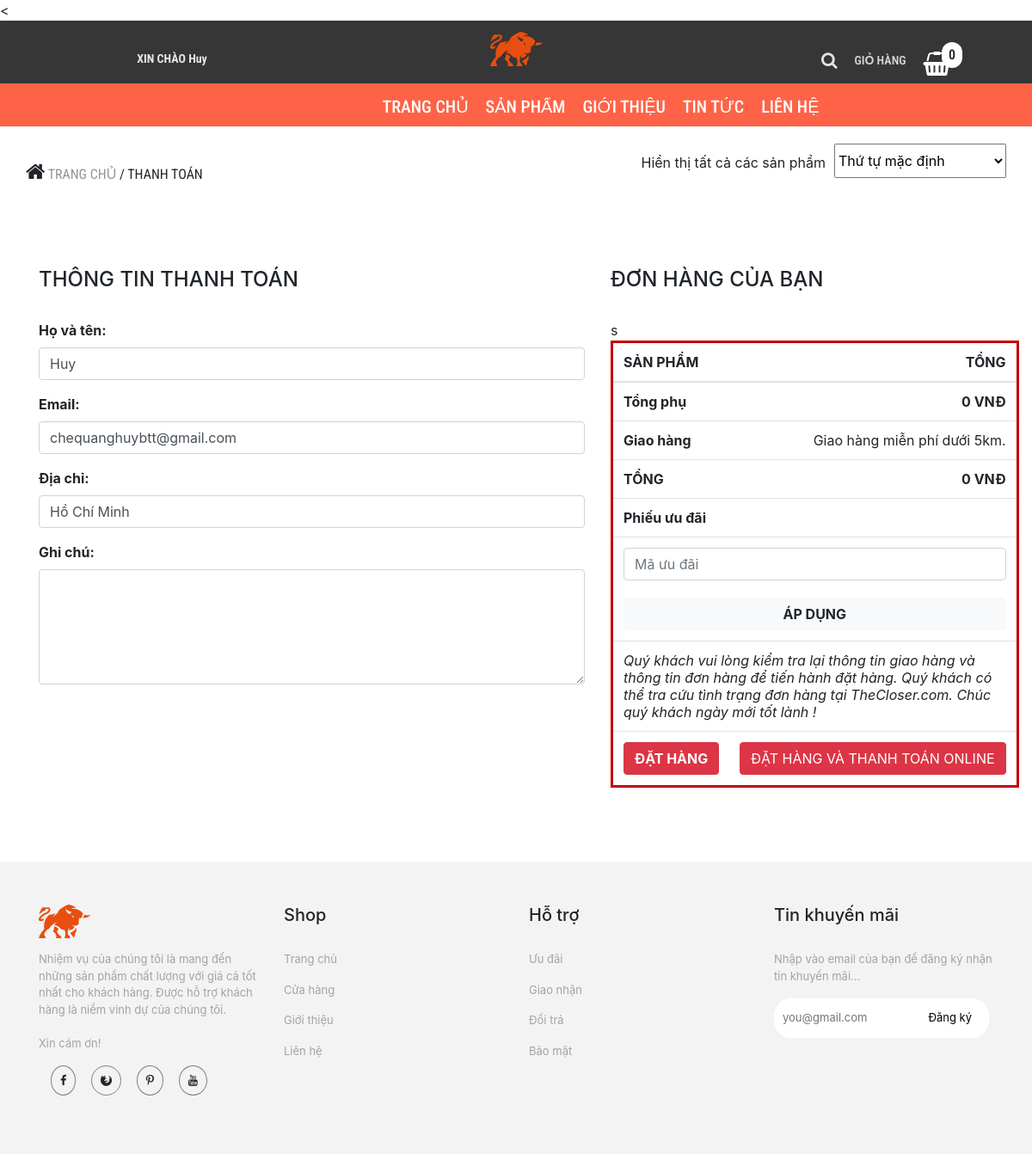
Screenshot of /trang-chinh/thanh-toan-gio-hang.php (signed in) with the database file from the repository.
### tables this page shows
CREATE TABLE `khach_hang` (
  `ma_kh` varchar(50) NOT NULL,
  `ho_ten` varchar(50) NOT NULL,
  `mat_khau` varchar(50) NOT NULL,
  `email` varchar(50) NOT NULL,
  `dia_chi` varchar(50) NOT NULL,
  `vai_tro` int(11) NOT NULL DEFAULT 0
);

### admin/dao/pdo.php (called while the page is built, shortened)
<?php
    function pdo_get_connection(){
        $pdo = new PDO("mysql:host=localhost;dbname=project-web",'root','');
        $pdo->setAttribute(PDO::ATTR_ERRMODE, PDO::ERRMODE_EXCEPTION);
        return $pdo;
    }
    function pdo_query_one($sql){
        $sql_args = array_slice(func_get_args(),1);
        try{
            $conn = pdo_get_connection();
            $stmt = $conn ->prepare($sql);
            $stmt -> execute($sql_args);
            $row = $stmt -> fetch();
            return $row;
        }catch(PDOException $e){
            throw $e;
        }finally{
            unset($conn);
        }
    }
    ?>

### admin/dao/khach-hang.php (called while the page is built, shortened)
<?php
    require_once ('pdo.php');
    function khach_hang_select_by_id($ma_kh){
        $sql = "SELECT * FROM khach_hang WHERE ma_kh=?";
        return pdo_query_one($sql,$ma_kh);
    }
?>

### trang-chinh/thanh-toan-gio-hang.php (the view, shortened to what this page needs)
<!DOCTYPE html>
<html lang="en">
<head>
    <link rel="stylesheet" href="https://maxcdn.bootstrapcdn.com/bootstrap/4.0.0/css/bootstrap.min.css">
    <link rel="stylesheet" href="../../project-web/css/chi-tiet-sp/products.css">
    <link rel="stylesheet" href="../../project-web/css/chi-tiet-sp/plugin/css/owl.carousel.min.css">
    <link rel="stylesheet" href="../../project-web/css/chi-tiet-sp/plugin/css/owl.theme.default.min.css">
    <link rel="stylesheet" href="https://cdnjs.cloudflare.com/ajax/libs/font-awesome/4.7.0/css/font-awesome.min.css">
    <link rel="stylesheet" href="https://maxcdn.bootstrapcdn.com/bootstrap/4.5.2/css/bootstrap.min.css">
</head>
<body>
    <div class="container-fluid">
        <div class="row">
            <div class="col-md-4" style="background-color: rgb(54, 54, 54);text-align: center">
                <div class="login">
                    <?php
                        if(!isset($_SESSION['user'])){
                    ?>
                    <a href="../../project-web/tai-khoan/dang-nhap.php"><p><strong>ĐĂNG NHẬP / ĐĂNG KÍ</strong></p></a>
                        <?php }else{ ?>
                    <a href="../../project-web/tai-khoan/thong-tin-tk.php">
                        <p><strong>XIN CHÀO <?=$_SESSION['user']['ho_ten']?></strong></p>
                    </a>
                    <?php } ?>
                </div>
            </div>
            <div class="col-md-4" style="background-color: rgb(54, 54, 54);text-align: center">
                <div class="logo">
                    <a href="index.php">
                        <img src="../../project-web/css/trang-chu/img/logo.png " alt="logo BULL STORE">
                    </a>
                </div>
            </div>
            <div class="col-md-4" style="background-color: rgb(54, 54, 54);text-align: center">
                <div class="giohang" style = "position: reletive;">
                    <?php
                        $sll = 0;
                    ?>
                    <span style = "position: absolute;padding:3px 8px;background-color:#fff;border-radius:50px;left:295px;top:25px;" ><?=$sll?></span>
                    <ul style= "list-style: none;">
                        <li>
                            <i class="fa fa-search" style="font-size:20px;color:rgb(226, 226, 226)"></i>
                        </li>
                        <li>
                            <p style="color: rgb(212, 212, 212);font-size: 14px;">GIỎ HÀNG</p>
                        </li>
                        <a href="danh-sach-gio-hang.php">
                            <li><i class="fa fa-shopping-basket" style="font-size:28px;color:rgb(255, 255, 255)"></i></li>
                        </a>
                    </ul>
                </div>
            </div>
        </div>
    </div>
    <div class="container-fluid">
        <div class="row">
            <div class="col-md-12" style="background-color: Tomato;">
                <div class="nav" style="background-color: Tomato; ">
                    <ul>
                        <li><a href="index.php"><h5 style="color:White;">TRANG CHỦ</h5></a></li>
                        <li><a href="danh-sach-sp.php"><h5 style="color:White;">SẢN PHẨM</h5></a></li>
                        <li><a href="gioi-thieu.php"><h5 style="color:White;">GIỚI THIỆU</h5></a></li>
                        <li><a href="tin-tuc.php"><h5 style="color:White;">TIN TỨC</h5></a></li>
                        <li><a href="lien-he.php"><h5 style="color:White;">LIÊN HỆ </h5></a></li>
                    </ul>
                </div>
            </div>
        </div>
    </div>
    <div class="container" style="margin-top: 20px;">
        <div class="row">
            <div class="col-md-7" style="padding-left: 0px;">
                <div class="chuyen">
                    <p><i class="fa fa-home" style="font-size:24px"></i> <span>TRANG CHỦ </span> / THANH TOÁN</p>
                </div>
            </div>
            <div class="col-md-5" style="padding-right: 0px;">
                <div class="thutu">
                    <ul>
                        <li>
                            <p style="margin-top: 10px;">Hiển thị tất cả các sản phẩm</p>
                        </li>
                        <li>
                            <select>
                               <option>Thứ tự mặc định</option>
                           </select>
                        </li>
                    </ul>
                </div>
            </div>
        </div>
    </div>
    <?php
        require_once ('../../project-web/admin/dao/khach-hang.php');
        extract($_REQUEST);
        $ma_kh = $_SESSION['user']['ma_kh'];
        $item = khach_hang_select_by_id($ma_kh);
        extract($item);
    ?>
    <div class="container" style="margin-top: 80px;">
        <div class="row">
            <div class="col-sm-7">
                <form action="" method="post">
                    <h4>THÔNG TIN THANH TOÁN</h4>
                    <br>
                    <table class="table table-borderless" boder = "0">
                        <tr>
                            <div class="form-group">
                                <label for=""> <b>Họ và tên:</b> </label>
                                <input type="text" class="form-control" id="" name="ho_ten" value="<?=$ho_ten?>">
                            </div>
                        </tr>
                        <tr>
                            <div class="form-group">
                                <label for=""><b>Email:</b></label>
                                <input type="text" class="form-control" id="" name="email" value = "<?=$email?>">
                            </div>
                        </tr>
                        <tr>
                            <div class="form-group">
                                <label for=""><b>Địa chỉ:</b></label>
                                <input type="text" class="form-control" id="" name="dia_chi" value = "<?=$dia_chi?>">
                            </div>
                        </tr>
                        <tr>
                            <div class="form-group">
                                <label for=""><b>Ghi chú:</b></label>
                                <textarea class="form-control" rows="5" id="" name = "ghi_chu"></textarea>
                            </div>
                        </tr>
                    </table>
                </div>
                    <div class="col-sm-5">
                        <h4>ĐƠN HÀNG CỦA BẠN</h4>
                        <br>
                        <table class="table" style = "border:3px solid #c30005;">
                            <thead>
                                <tr>
                                    <th>SẢN PHẨM</th>
                                    <th style = "text-align:right;">TỔNG</th>
                                </tr>
                            </thead>
                            <tbody>
                                <?php
                                $total = $i = 0;
                                ?>
                                <tr>
                                    <td><b>Tổng phụ</b></td>s
                                    <td style = "text-align:right;"><b><?=number_format($total)?> VNĐ</b></td>
                                </tr>
                                <tr>
                                    <td><b>Giao hàng</b></td>
                                    <td style = "text-align:right;">Giao hàng miễn phí dưới 5km.</td>
                                </tr>
                                <tr>
                                    <td><b>TỔNG</b></td>
                                    <td style = "text-align:right;"><b><?=number_format($total)?> VNĐ</b></td>
                                </tr>
                                <tr>
                                    <td colspan = "2"><b>Phiếu ưu đãi</b></td>
                                </tr>
                                <tr>
                                    <td colspan = "2">
                                    <input type="text" class="form-control" placeholder="Mã ưu đãi"><br>
                                    <button class = "btn btn-light" style = "width:100%;"><b>ÁP DỤNG</b></button>
                                    </td>
                                </tr>
                                <tr>
                                    <td colspan="2"><i>Quý khách vui lòng kiểm tra lại thông tin giao hàng và thông tin đơn hàng để tiến hành đặt hàng. Quý khách có thể tra cứu tình trạng đơn hàng tại TheCloser.com. Chúc quý khách ngày mới tốt lành !</i></td>
                                </tr>
                                <tr>
                                        <td><button type="submit" name="dathang" class="btn btn-danger"><b>ĐẶT HÀNG</b></button></td>
                                        <td><button type="submit" name="dathangonline" class="btn btn-danger">ĐẶT HÀNG VÀ THANH TOÁN ONLINE</a></button></td>
                                </tr>
                            </tbody>
                        </table>
            </div>
        </div>
    </div>
    <div class="container-fluid now2" style="margin-top: 70px;">
        <div class="row">
            <div class="container" style="margin-top: 50px;">
                <div class="row">
                    <div class="col-md-3">
                        <div class="fo">
                            <img src="../../project-web/css/trang-chu/img/logo.png " alt="BULL STORE" style ="width:60px;">
                        </div>
                    </div>
                    <div class="col-md-3">
                        <div class="fo">
                            <h5>Shop</h5>
                        </div>
                    </div>
                    <div class="col-md-3">
                        <h5>Hỗ trợ</h5>
                    </div>
                    <div class="col-md-3">
                        <h5>Tin khuyến mãi</h5>
                    </div>
                </div>
                <div class="row" style="margin-top: 0px;">
                    <div class="col-md-3">
                        <div class="fo">
                            <ul>
                                <li>
                                    <p>Nhiệm vụ của chúng tôi là mang đến những sản phẩm chất lượng với giá cả tốt nhất cho khách hàng.
                                    Được hỗ trợ khách hàng là niềm vinh dự của chúng tôi. <br><br>
                                    Xin cám ơn!</p>
                                </li>
                                <li><i class="fa fa-facebook "></i>
                                    <i class="fa fa-firefox"></i>
                                    <i class="fa fa-pinterest-p"></i>
                                    <i class="fa fa-youtube"></i>
                                </li>
                            </ul>
                        </div>
                    </div>
                    <div class="col-md-3">
                        <div class="fo">
                            <ul>
                                <li>
                                    <p>Trang chủ</p>
                                </li>
                                <li>
                                    <p>Cửa hàng</p>
                                </li>
                                <li>
                                    <p>Giới thiệu</p>
                                </li>
                                <li>
                                    <p>Liên hệ</p>
                                </li>
                            </ul>
                        </div>
                    </div>
                    <div class="col-md-3">
                        <div class="fo">
                            <ul>
                                <li>
                                    <p>Ưu đãi</p>
                                </li>
                                <li>
                                    <p>Giao nhận</p>
                                </li>
                                <li>
                                    <p>Đổi trả</p>
                                </li>
                                <li>
                                    <p>Bảo mật</p>
                                </li>
                            </ul>
                        </div>
                    </div>
                    <div class="col-md-3">
                        <div class="fo">
                            <ul>
                                <li>
                                    <p>Nhập vào email của bạn để đăng ký nhận tin khuyến mãi...</p>
                                </li>
                                <li>
                                    <input type="text" placeholder="you@gmail.com">
                                    <a href="#">Đăng ký</a>
                                </li>
                            </ul>
                        </div>
                    </div>
                </div>
            </div>
        </div>
    </div>
</body>
</html>

### css/chi-tiet-sp/products.css (style rules this page uses)
* { margin: 0px; padding: 0px; box-sizing: border-box; }
.login p { margin-top: 34px; color: rgb(230, 230, 230); font-size: 14px; font-family: "Roboto Condensed", sans-serif; }
.logo { padding: 13px; }
.logo img { width: 61px; }
.nav { position: relative; width: 100%; height: 50px; background-color: rgb(211, 211, 211); font-family: "Roboto Condensed", sans-serif; }
.nav ul { position: absolute; top: 0; left: 35%; }
.nav ul li { float: left; list-style: none; margin-left: 20px; font-family: "Roboto Condensed", sans-serif; font-size: 16px; margin-top: 15px; }
.nav ul li a { text-decoration: none; color: black; }
.giohang { font-weight: 600; margin-left: 120px; font-family: "Roboto Condensed", sans-serif; }
.giohang ul li { float: left; margin-left: 20px; margin-top: 20px; }
.chuyen { font-family: "Roboto Condensed", sans-serif; margin-top: 20px; }
.chuyen span { color: rgb(150, 148, 148); }
.thutu { float: right; }
.thutu ul li { float: left; list-style: none; margin-left: 10px; }
.thutu ul li select { width: 200px; height: 40px; }
.fo ul li { margin-top: 15px; list-style: none; font-size: 13px; }
.fo img { width: 100px; }
.fo ul li i { margin-left: 14px; border: solid 1px gray; padding: 10px; border-radius: 100%; }
.fo ul li p { color: rgb(163, 163, 163); }
.fo ul li input { padding: 13px 10px; width: 250px; border: none; border-radius: 20px; }
.fo ul li a { position: absolute; top: 83px; right: 40px; color: black; }
.now2 { width: 100%; height: 340px; background-color: rgb(243, 243, 243); position: relative; }

### rows the page displays
khach_hang: ho_ten "Huy", email "chequanghuybtt@gmail.com", dia_chi "Hồ Chí Minh"

### other values shown
$_SESSION['user']['ho_ten'] "Huy"
$sll "0"
$total "0"
